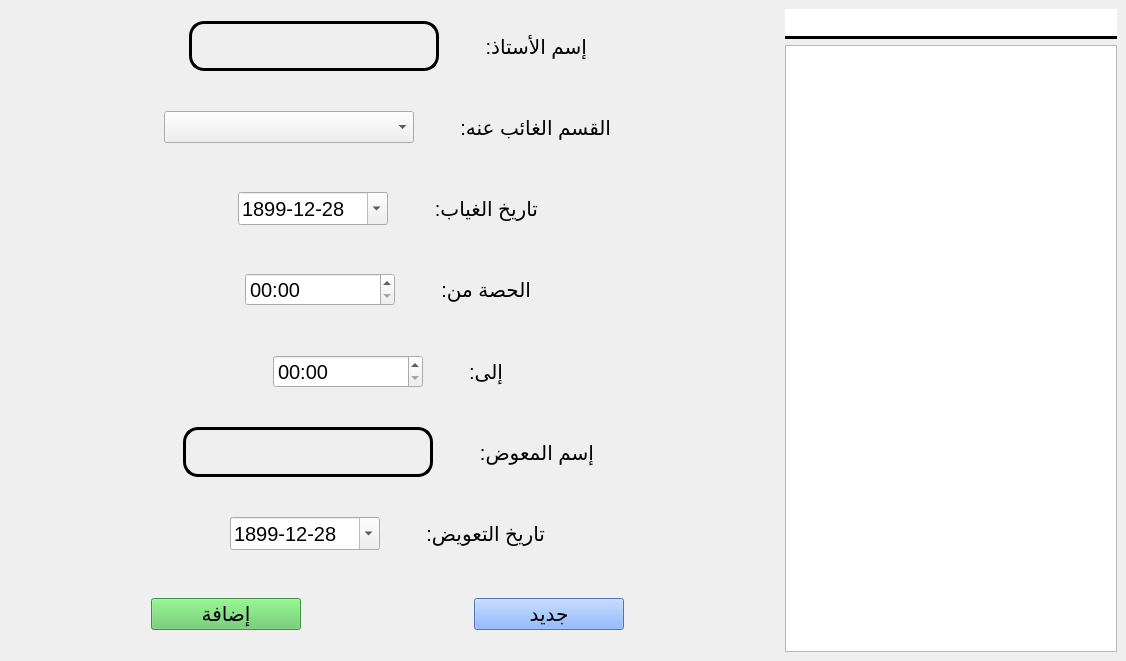
<?xml version="1.0" encoding="UTF-8"?>
<ui version="4.0">
 <class>absent_teacher_add</class>
 <widget class="QWidget" name="absent_teacher_add">
  <property name="geometry">
   <rect>
    <x>0</x>
    <y>0</y>
    <width>1126</width>
    <height>661</height>
   </rect>
  </property>
  <property name="windowTitle">
   <string>Form</string>
  </property>
  <layout class="QHBoxLayout" name="horizontalLayout">
   <property name="spacing">
    <number>0</number>
   </property>
   <property name="leftMargin">
    <number>0</number>
   </property>
   <property name="topMargin">
    <number>0</number>
   </property>
   <property name="rightMargin">
    <number>0</number>
   </property>
   <property name="bottomMargin">
    <number>0</number>
   </property>
   <item>
    <widget class="QFrame" name="frame_5">
     <property name="frameShape">
      <enum>QFrame::NoFrame</enum>
     </property>
     <layout class="QVBoxLayout" name="verticalLayout">
      <item>
       <widget class="QFrame" name="frame_9">
        <property name="frameShape">
         <enum>QFrame::NoFrame</enum>
        </property>
        <layout class="QHBoxLayout" name="horizontalLayout_7">
         <item>
          <spacer name="horizontalSpacer_3">
           <property name="orientation">
            <enum>Qt::Horizontal</enum>
           </property>
           <property name="sizeHint" stdset="0">
            <size>
             <width>40</width>
             <height>20</height>
            </size>
           </property>
          </spacer>
         </item>
         <item>
          <widget class="QLabel" name="name">
           <property name="minimumSize">
            <size>
             <width>250</width>
             <height>0</height>
            </size>
           </property>
           <property name="maximumSize">
            <size>
             <width>16777215</width>
             <height>50</height>
            </size>
           </property>
           <property name="font">
            <font>
             <pointsize>15</pointsize>
            </font>
           </property>
           <property name="styleSheet">
            <string notr="true">border: 3px solid black; 
border-radius: 15px</string>
           </property>
           <property name="text">
            <string/>
           </property>
          </widget>
         </item>
         <item>
          <spacer name="horizontalSpacer_2">
           <property name="orientation">
            <enum>Qt::Horizontal</enum>
           </property>
           <property name="sizeType">
            <enum>QSizePolicy::Fixed</enum>
           </property>
           <property name="sizeHint" stdset="0">
            <size>
             <width>40</width>
             <height>20</height>
            </size>
           </property>
          </spacer>
         </item>
         <item>
          <widget class="QLabel" name="label_6">
           <property name="font">
            <font>
             <pointsize>15</pointsize>
            </font>
           </property>
           <property name="text">
            <string>إسم الأستاذ:</string>
           </property>
          </widget>
         </item>
         <item>
          <spacer name="horizontalSpacer">
           <property name="orientation">
            <enum>Qt::Horizontal</enum>
           </property>
           <property name="sizeHint" stdset="0">
            <size>
             <width>40</width>
             <height>20</height>
            </size>
           </property>
          </spacer>
         </item>
        </layout>
       </widget>
      </item>
      <item>
       <widget class="QFrame" name="frame_7">
        <property name="frameShape">
         <enum>QFrame::NoFrame</enum>
        </property>
        <layout class="QHBoxLayout" name="horizontalLayout_5">
         <item>
          <spacer name="horizontalSpacer_4">
           <property name="orientation">
            <enum>Qt::Horizontal</enum>
           </property>
           <property name="sizeHint" stdset="0">
            <size>
             <width>237</width>
             <height>20</height>
            </size>
           </property>
          </spacer>
         </item>
         <item>
          <widget class="QComboBox" name="classroom">
           <property name="minimumSize">
            <size>
             <width>250</width>
             <height>30</height>
            </size>
           </property>
           <property name="font">
            <font>
             <pointsize>15</pointsize>
            </font>
           </property>
           <property name="layoutDirection">
            <enum>Qt::LeftToRight</enum>
           </property>
           <property name="editable">
            <bool>false</bool>
           </property>
          </widget>
         </item>
         <item>
          <spacer name="horizontalSpacer_10">
           <property name="orientation">
            <enum>Qt::Horizontal</enum>
           </property>
           <property name="sizeType">
            <enum>QSizePolicy::Fixed</enum>
           </property>
           <property name="sizeHint" stdset="0">
            <size>
             <width>40</width>
             <height>20</height>
            </size>
           </property>
          </spacer>
         </item>
         <item>
          <widget class="QLabel" name="label_3">
           <property name="font">
            <font>
             <pointsize>15</pointsize>
            </font>
           </property>
           <property name="text">
            <string>القسم الغائب عنه:</string>
           </property>
          </widget>
         </item>
         <item>
          <spacer name="horizontalSpacer_5">
           <property name="orientation">
            <enum>Qt::Horizontal</enum>
           </property>
           <property name="sizeHint" stdset="0">
            <size>
             <width>237</width>
             <height>20</height>
            </size>
           </property>
          </spacer>
         </item>
        </layout>
       </widget>
      </item>
      <item>
       <widget class="QFrame" name="frame_12">
        <property name="frameShape">
         <enum>QFrame::NoFrame</enum>
        </property>
        <layout class="QHBoxLayout" name="horizontalLayout_2">
         <item>
          <spacer name="horizontalSpacer_18">
           <property name="orientation">
            <enum>Qt::Horizontal</enum>
           </property>
           <property name="sizeHint" stdset="0">
            <size>
             <width>237</width>
             <height>20</height>
            </size>
           </property>
          </spacer>
         </item>
         <item>
          <widget class="QDateEdit" name="date_ab">
           <property name="minimumSize">
            <size>
             <width>150</width>
             <height>30</height>
            </size>
           </property>
           <property name="font">
            <font>
             <pointsize>15</pointsize>
            </font>
           </property>
           <property name="dateTime">
            <datetime>
             <hour>0</hour>
             <minute>0</minute>
             <second>0</second>
             <year>1899</year>
             <month>12</month>
             <day>28</day>
            </datetime>
           </property>
           <property name="displayFormat">
            <string>yyyy-MM-dd</string>
           </property>
           <property name="calendarPopup">
            <bool>true</bool>
           </property>
          </widget>
         </item>
         <item>
          <spacer name="horizontalSpacer_21">
           <property name="orientation">
            <enum>Qt::Horizontal</enum>
           </property>
           <property name="sizeType">
            <enum>QSizePolicy::Fixed</enum>
           </property>
           <property name="sizeHint" stdset="0">
            <size>
             <width>40</width>
             <height>20</height>
            </size>
           </property>
          </spacer>
         </item>
         <item>
          <widget class="QLabel" name="label_4">
           <property name="font">
            <font>
             <pointsize>15</pointsize>
            </font>
           </property>
           <property name="text">
            <string>تاريخ الغياب:</string>
           </property>
          </widget>
         </item>
         <item>
          <spacer name="horizontalSpacer_22">
           <property name="orientation">
            <enum>Qt::Horizontal</enum>
           </property>
           <property name="sizeHint" stdset="0">
            <size>
             <width>237</width>
             <height>20</height>
            </size>
           </property>
          </spacer>
         </item>
        </layout>
       </widget>
      </item>
      <item>
       <widget class="QFrame" name="frame_14">
        <property name="frameShape">
         <enum>QFrame::NoFrame</enum>
        </property>
        <layout class="QHBoxLayout" name="horizontalLayout_3">
         <item>
          <spacer name="horizontalSpacer_23">
           <property name="orientation">
            <enum>Qt::Horizontal</enum>
           </property>
           <property name="sizeHint" stdset="0">
            <size>
             <width>237</width>
             <height>20</height>
            </size>
           </property>
          </spacer>
         </item>
         <item>
          <widget class="QTimeEdit" name="du_time">
           <property name="minimumSize">
            <size>
             <width>150</width>
             <height>30</height>
            </size>
           </property>
           <property name="font">
            <font>
             <pointsize>15</pointsize>
            </font>
           </property>
           <property name="maximumTime">
            <time>
             <hour>23</hour>
             <minute>59</minute>
             <second>59</second>
            </time>
           </property>
           <property name="currentSection">
            <enum>QDateTimeEdit::HourSection</enum>
           </property>
           <property name="displayFormat">
            <string>hh:mm</string>
           </property>
          </widget>
         </item>
         <item>
          <spacer name="horizontalSpacer_24">
           <property name="orientation">
            <enum>Qt::Horizontal</enum>
           </property>
           <property name="sizeType">
            <enum>QSizePolicy::Fixed</enum>
           </property>
           <property name="sizeHint" stdset="0">
            <size>
             <width>40</width>
             <height>20</height>
            </size>
           </property>
          </spacer>
         </item>
         <item>
          <widget class="QLabel" name="label_8">
           <property name="font">
            <font>
             <pointsize>15</pointsize>
            </font>
           </property>
           <property name="text">
            <string>الحصة من:</string>
           </property>
          </widget>
         </item>
         <item>
          <spacer name="horizontalSpacer_25">
           <property name="orientation">
            <enum>Qt::Horizontal</enum>
           </property>
           <property name="sizeHint" stdset="0">
            <size>
             <width>237</width>
             <height>20</height>
            </size>
           </property>
          </spacer>
         </item>
        </layout>
       </widget>
      </item>
      <item>
       <widget class="QFrame" name="frame_8">
        <property name="frameShape">
         <enum>QFrame::NoFrame</enum>
        </property>
        <layout class="QHBoxLayout" name="horizontalLayout_6">
         <item>
          <spacer name="horizontalSpacer_7">
           <property name="orientation">
            <enum>Qt::Horizontal</enum>
           </property>
           <property name="sizeHint" stdset="0">
            <size>
             <width>237</width>
             <height>20</height>
            </size>
           </property>
          </spacer>
         </item>
         <item>
          <widget class="QTimeEdit" name="to_time">
           <property name="minimumSize">
            <size>
             <width>150</width>
             <height>30</height>
            </size>
           </property>
           <property name="font">
            <font>
             <pointsize>15</pointsize>
            </font>
           </property>
           <property name="maximumTime">
            <time>
             <hour>23</hour>
             <minute>59</minute>
             <second>59</second>
            </time>
           </property>
           <property name="currentSection">
            <enum>QDateTimeEdit::HourSection</enum>
           </property>
           <property name="displayFormat">
            <string>hh:mm</string>
           </property>
          </widget>
         </item>
         <item>
          <spacer name="horizontalSpacer_11">
           <property name="orientation">
            <enum>Qt::Horizontal</enum>
           </property>
           <property name="sizeType">
            <enum>QSizePolicy::Fixed</enum>
           </property>
           <property name="sizeHint" stdset="0">
            <size>
             <width>40</width>
             <height>20</height>
            </size>
           </property>
          </spacer>
         </item>
         <item>
          <widget class="QLabel" name="label_5">
           <property name="font">
            <font>
             <pointsize>15</pointsize>
            </font>
           </property>
           <property name="text">
            <string>إلى:</string>
           </property>
          </widget>
         </item>
         <item>
          <spacer name="horizontalSpacer_6">
           <property name="orientation">
            <enum>Qt::Horizontal</enum>
           </property>
           <property name="sizeHint" stdset="0">
            <size>
             <width>237</width>
             <height>20</height>
            </size>
           </property>
          </spacer>
         </item>
        </layout>
       </widget>
      </item>
      <item>
       <widget class="QFrame" name="frame_11">
        <property name="frameShape">
         <enum>QFrame::NoFrame</enum>
        </property>
        <layout class="QHBoxLayout" name="horizontalLayout_9">
         <item>
          <spacer name="horizontalSpacer_14">
           <property name="orientation">
            <enum>Qt::Horizontal</enum>
           </property>
           <property name="sizeHint" stdset="0">
            <size>
             <width>40</width>
             <height>20</height>
            </size>
           </property>
          </spacer>
         </item>
         <item>
          <widget class="QLabel" name="replacment">
           <property name="minimumSize">
            <size>
             <width>250</width>
             <height>0</height>
            </size>
           </property>
           <property name="maximumSize">
            <size>
             <width>16777215</width>
             <height>50</height>
            </size>
           </property>
           <property name="font">
            <font>
             <pointsize>15</pointsize>
            </font>
           </property>
           <property name="styleSheet">
            <string notr="true">border: 3px solid black; 
border-radius: 15px</string>
           </property>
           <property name="text">
            <string/>
           </property>
          </widget>
         </item>
         <item>
          <spacer name="horizontalSpacer_15">
           <property name="orientation">
            <enum>Qt::Horizontal</enum>
           </property>
           <property name="sizeType">
            <enum>QSizePolicy::Fixed</enum>
           </property>
           <property name="sizeHint" stdset="0">
            <size>
             <width>40</width>
             <height>20</height>
            </size>
           </property>
          </spacer>
         </item>
         <item>
          <widget class="QLabel" name="label_7">
           <property name="font">
            <font>
             <pointsize>15</pointsize>
            </font>
           </property>
           <property name="text">
            <string>إسم المعوض:</string>
           </property>
          </widget>
         </item>
         <item>
          <spacer name="horizontalSpacer_16">
           <property name="orientation">
            <enum>Qt::Horizontal</enum>
           </property>
           <property name="sizeHint" stdset="0">
            <size>
             <width>40</width>
             <height>20</height>
            </size>
           </property>
          </spacer>
         </item>
        </layout>
       </widget>
      </item>
      <item>
       <widget class="QFrame" name="frame_34">
        <property name="frameShape">
         <enum>QFrame::NoFrame</enum>
        </property>
        <layout class="QHBoxLayout" name="horizontalLayout_26">
         <item>
          <spacer name="horizontalSpacer_13">
           <property name="orientation">
            <enum>Qt::Horizontal</enum>
           </property>
           <property name="sizeHint" stdset="0">
            <size>
             <width>237</width>
             <height>20</height>
            </size>
           </property>
          </spacer>
         </item>
         <item>
          <widget class="QDateEdit" name="date_rep">
           <property name="minimumSize">
            <size>
             <width>150</width>
             <height>30</height>
            </size>
           </property>
           <property name="font">
            <font>
             <pointsize>15</pointsize>
            </font>
           </property>
           <property name="dateTime">
            <datetime>
             <hour>0</hour>
             <minute>0</minute>
             <second>0</second>
             <year>1899</year>
             <month>12</month>
             <day>28</day>
            </datetime>
           </property>
           <property name="displayFormat">
            <string>yyyy-MM-dd</string>
           </property>
           <property name="calendarPopup">
            <bool>true</bool>
           </property>
          </widget>
         </item>
         <item>
          <spacer name="horizontalSpacer_17">
           <property name="orientation">
            <enum>Qt::Horizontal</enum>
           </property>
           <property name="sizeType">
            <enum>QSizePolicy::Fixed</enum>
           </property>
           <property name="sizeHint" stdset="0">
            <size>
             <width>40</width>
             <height>20</height>
            </size>
           </property>
          </spacer>
         </item>
         <item>
          <widget class="QLabel" name="label_18">
           <property name="font">
            <font>
             <pointsize>15</pointsize>
            </font>
           </property>
           <property name="layoutDirection">
            <enum>Qt::LeftToRight</enum>
           </property>
           <property name="text">
            <string>تاريخ التعويض:</string>
           </property>
          </widget>
         </item>
         <item>
          <spacer name="horizontalSpacer_12">
           <property name="orientation">
            <enum>Qt::Horizontal</enum>
           </property>
           <property name="sizeHint" stdset="0">
            <size>
             <width>237</width>
             <height>20</height>
            </size>
           </property>
          </spacer>
         </item>
        </layout>
       </widget>
      </item>
      <item>
       <widget class="QFrame" name="frame_10">
        <property name="frameShape">
         <enum>QFrame::NoFrame</enum>
        </property>
        <layout class="QVBoxLayout" name="verticalLayout_2">
         <item>
          <widget class="QFrame" name="frame_13">
           <property name="frameShape">
            <enum>QFrame::NoFrame</enum>
           </property>
           <layout class="QHBoxLayout" name="horizontalLayout_4">
            <property name="spacing">
             <number>0</number>
            </property>
            <property name="leftMargin">
             <number>0</number>
            </property>
            <property name="topMargin">
             <number>0</number>
            </property>
            <property name="rightMargin">
             <number>0</number>
            </property>
            <property name="bottomMargin">
             <number>0</number>
            </property>
            <item>
             <widget class="QPushButton" name="add_btn">
              <property name="minimumSize">
               <size>
                <width>100</width>
                <height>30</height>
               </size>
              </property>
              <property name="maximumSize">
               <size>
                <width>150</width>
                <height>16777215</height>
               </size>
              </property>
              <property name="font">
               <font>
                <pointsize>15</pointsize>
               </font>
              </property>
              <property name="styleSheet">
               <string notr="true">background-color: rgb(95, 199, 94);</string>
              </property>
              <property name="text">
               <string>إضافة</string>
              </property>
             </widget>
            </item>
            <item>
             <spacer name="horizontalSpacer_8">
              <property name="orientation">
               <enum>Qt::Horizontal</enum>
              </property>
              <property name="sizeType">
               <enum>QSizePolicy::Fixed</enum>
              </property>
              <property name="sizeHint" stdset="0">
               <size>
                <width>40</width>
                <height>20</height>
               </size>
              </property>
             </spacer>
            </item>
            <item>
             <widget class="QPushButton" name="new_btn">
              <property name="minimumSize">
               <size>
                <width>100</width>
                <height>30</height>
               </size>
              </property>
              <property name="maximumSize">
               <size>
                <width>150</width>
                <height>16777215</height>
               </size>
              </property>
              <property name="font">
               <font>
                <pointsize>15</pointsize>
               </font>
              </property>
              <property name="styleSheet">
               <string notr="true">background-color: rgb(111, 162, 255);</string>
              </property>
              <property name="text">
               <string>جديد</string>
              </property>
             </widget>
            </item>
           </layout>
          </widget>
         </item>
        </layout>
       </widget>
      </item>
     </layout>
    </widget>
   </item>
   <item alignment="Qt::AlignRight">
    <widget class="QFrame" name="frame_4">
     <property name="minimumSize">
      <size>
       <width>350</width>
       <height>0</height>
      </size>
     </property>
     <property name="frameShape">
      <enum>QFrame::NoFrame</enum>
     </property>
     <layout class="QVBoxLayout" name="verticalLayout_3">
      <item>
       <widget class="QLineEdit" name="search_ent">
        <property name="minimumSize">
         <size>
          <width>0</width>
          <height>30</height>
         </size>
        </property>
        <property name="font">
         <font>
          <pointsize>15</pointsize>
         </font>
        </property>
        <property name="layoutDirection">
         <enum>Qt::LeftToRight</enum>
        </property>
        <property name="styleSheet">
         <string notr="true">border: 3px solid black;
border-left: none;
border-right: none;
border-top: none 
</string>
        </property>
       </widget>
      </item>
      <item>
       <widget class="QTableView" name="student_list">
        <property name="minimumSize">
         <size>
          <width>300</width>
          <height>0</height>
         </size>
        </property>
        <property name="font">
         <font>
          <pointsize>15</pointsize>
         </font>
        </property>
        <property name="layoutDirection">
         <enum>Qt::RightToLeft</enum>
        </property>
        <property name="editTriggers">
         <set>QAbstractItemView::NoEditTriggers</set>
        </property>
        <property name="alternatingRowColors">
         <bool>true</bool>
        </property>
        <property name="selectionMode">
         <enum>QAbstractItemView::NoSelection</enum>
        </property>
        <property name="selectionBehavior">
         <enum>QAbstractItemView::SelectItems</enum>
        </property>
        <property name="verticalScrollMode">
         <enum>QAbstractItemView::ScrollPerItem</enum>
        </property>
        <property name="horizontalScrollMode">
         <enum>QAbstractItemView::ScrollPerItem</enum>
        </property>
        <property name="showGrid">
         <bool>false</bool>
        </property>
        <attribute name="horizontalHeaderMinimumSectionSize">
         <number>150</number>
        </attribute>
        <attribute name="verticalHeaderDefaultSectionSize">
         <number>35</number>
        </attribute>
       </widget>
      </item>
     </layout>
    </widget>
   </item>
  </layout>
 </widget>
 <resources/>
 <connections/>
</ui>
